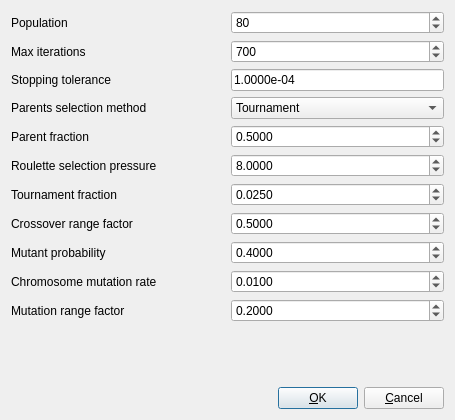
<?xml version="1.0" encoding="UTF-8"?>
<ui version="4.0">
 <class>Dialog</class>
 <widget class="QDialog" name="Dialog">
  <property name="geometry">
   <rect>
    <x>0</x>
    <y>0</y>
    <width>455</width>
    <height>420</height>
   </rect>
  </property>
  <property name="windowTitle">
   <string>Genetic algorithm settings</string>
  </property>
  <layout class="QVBoxLayout" name="verticalLayout">
   <item>
    <layout class="QGridLayout" name="gridLayout">
     <item row="0" column="0">
      <widget class="QLabel" name="label">
       <property name="toolTip">
        <string>&lt;html&gt;&lt;head/&gt;&lt;body&gt;&lt;p&gt;Number of candidate designs in pool&lt;/p&gt;&lt;/body&gt;&lt;/html&gt;</string>
       </property>
       <property name="text">
        <string>Population</string>
       </property>
      </widget>
     </item>
     <item row="0" column="1">
      <widget class="QSpinBox" name="populationBox">
       <property name="minimum">
        <number>1</number>
       </property>
       <property name="maximum">
        <number>1000</number>
       </property>
       <property name="value">
        <number>80</number>
       </property>
      </widget>
     </item>
     <item row="1" column="0">
      <widget class="QLabel" name="label_2">
       <property name="toolTip">
        <string>&lt;html&gt;&lt;head/&gt;&lt;body&gt;&lt;p&gt;Max number of iterations before stopping the optimization&lt;/p&gt;&lt;/body&gt;&lt;/html&gt;</string>
       </property>
       <property name="text">
        <string>Max iterations</string>
       </property>
      </widget>
     </item>
     <item row="1" column="1">
      <widget class="QSpinBox" name="maxIterationsBox">
       <property name="maximum">
        <number>10000</number>
       </property>
       <property name="value">
        <number>700</number>
       </property>
      </widget>
     </item>
     <item row="2" column="0">
      <widget class="QLabel" name="label_3">
       <property name="toolTip">
        <string>&lt;html&gt;&lt;head/&gt;&lt;body&gt;&lt;p&gt;Tolerance in max radius of particles below which the optimization is considered converged&lt;/p&gt;&lt;/body&gt;&lt;/html&gt;</string>
       </property>
       <property name="text">
        <string>Stopping tolerance</string>
       </property>
      </widget>
     </item>
     <item row="2" column="1">
      <widget class="QLineEdit" name="toleranceEdit">
       <property name="sizePolicy">
        <sizepolicy hsizetype="Preferred" vsizetype="Fixed">
         <horstretch>0</horstretch>
         <verstretch>0</verstretch>
        </sizepolicy>
       </property>
       <property name="text">
        <string>1.0000e-04</string>
       </property>
      </widget>
     </item>
     <item row="3" column="0">
      <widget class="QLabel" name="label_4">
       <property name="text">
        <string>Parents selection method</string>
       </property>
      </widget>
     </item>
     <item row="3" column="1">
      <widget class="QComboBox" name="parentsSelectionBox">
       <item>
        <property name="text">
         <string>Tournament</string>
        </property>
       </item>
       <item>
        <property name="text">
         <string>Roulette</string>
        </property>
       </item>
       <item>
        <property name="text">
         <string>Random</string>
        </property>
       </item>
      </widget>
     </item>
     <item row="4" column="0">
      <widget class="QLabel" name="label_5">
       <property name="toolTip">
        <string>&lt;html&gt;&lt;head/&gt;&lt;body&gt;&lt;p&gt;Fraction of total population selected as parents during each generation&lt;/p&gt;&lt;/body&gt;&lt;/html&gt;</string>
       </property>
       <property name="text">
        <string>Parent fraction</string>
       </property>
      </widget>
     </item>
     <item row="4" column="1">
      <widget class="QDoubleSpinBox" name="parentFractionBox">
       <property name="decimals">
        <number>4</number>
       </property>
       <property name="maximum">
        <double>1.000000000000000</double>
       </property>
       <property name="singleStep">
        <double>0.100000000000000</double>
       </property>
       <property name="value">
        <double>0.500000000000000</double>
       </property>
      </widget>
     </item>
     <item row="5" column="0">
      <widget class="QLabel" name="label_6">
       <property name="toolTip">
        <string>&lt;html&gt;&lt;head/&gt;&lt;body&gt;&lt;p&gt;Factor controlling the likelihood of the beste designs being selected as parents during the next generation&lt;/p&gt;&lt;/body&gt;&lt;/html&gt;</string>
       </property>
       <property name="text">
        <string>Roulette selection pressure</string>
       </property>
      </widget>
     </item>
     <item row="5" column="1">
      <widget class="QDoubleSpinBox" name="selectionPressureBox">
       <property name="decimals">
        <number>4</number>
       </property>
       <property name="value">
        <double>8.000000000000000</double>
       </property>
      </widget>
     </item>
     <item row="6" column="0">
      <widget class="QLabel" name="label_7">
       <property name="toolTip">
        <string>&lt;html&gt;&lt;head/&gt;&lt;body&gt;&lt;p&gt;Fraction of total population that participates in the tournament each time a parent is selected&lt;/p&gt;&lt;/body&gt;&lt;/html&gt;</string>
       </property>
       <property name="text">
        <string>Tournament fraction</string>
       </property>
      </widget>
     </item>
     <item row="6" column="1">
      <widget class="QDoubleSpinBox" name="tournamentFractionBox">
       <property name="decimals">
        <number>4</number>
       </property>
       <property name="maximum">
        <double>1.000000000000000</double>
       </property>
       <property name="singleStep">
        <double>0.005000000000000</double>
       </property>
       <property name="value">
        <double>0.025000000000000</double>
       </property>
      </widget>
     </item>
     <item row="7" column="0">
      <widget class="QLabel" name="label_8">
       <property name="toolTip">
        <string>&lt;html&gt;&lt;head/&gt;&lt;body&gt;&lt;p&gt;If 0, crossover will result in design variables that are linear interpolations of between parents. A value &amp;gt; 0 allows extrapolation to occur.&lt;/p&gt;&lt;/body&gt;&lt;/html&gt;</string>
       </property>
       <property name="text">
        <string>Crossover range factor</string>
       </property>
      </widget>
     </item>
     <item row="7" column="1">
      <widget class="QDoubleSpinBox" name="crossoverFactorBox">
       <property name="decimals">
        <number>4</number>
       </property>
       <property name="maximum">
        <double>1.000000000000000</double>
       </property>
       <property name="singleStep">
        <double>0.100000000000000</double>
       </property>
       <property name="value">
        <double>0.500000000000000</double>
       </property>
      </widget>
     </item>
     <item row="8" column="0">
      <widget class="QLabel" name="label_9">
       <property name="toolTip">
        <string>&lt;html&gt;&lt;head/&gt;&lt;body&gt;&lt;p&gt;Probability of mutation occurring in an offspring&lt;/p&gt;&lt;/body&gt;&lt;/html&gt;</string>
       </property>
       <property name="text">
        <string>Mutant probability</string>
       </property>
      </widget>
     </item>
     <item row="8" column="1">
      <widget class="QDoubleSpinBox" name="mutantProbabilityBox">
       <property name="decimals">
        <number>4</number>
       </property>
       <property name="maximum">
        <double>1.000000000000000</double>
       </property>
       <property name="singleStep">
        <double>0.100000000000000</double>
       </property>
       <property name="value">
        <double>0.400000000000000</double>
       </property>
      </widget>
     </item>
     <item row="9" column="0">
      <widget class="QLabel" name="label_10">
       <property name="toolTip">
        <string>&lt;html&gt;&lt;head/&gt;&lt;body&gt;&lt;p&gt;The probability of mutation occurring in any given design variable of a mutant design&lt;/p&gt;&lt;/body&gt;&lt;/html&gt;</string>
       </property>
       <property name="text">
        <string>Chromosome mutation rate</string>
       </property>
      </widget>
     </item>
     <item row="9" column="1">
      <widget class="QDoubleSpinBox" name="mutationRateBox">
       <property name="decimals">
        <number>4</number>
       </property>
       <property name="maximum">
        <double>1.000000000000000</double>
       </property>
       <property name="singleStep">
        <double>0.005000000000000</double>
       </property>
       <property name="value">
        <double>0.010000000000000</double>
       </property>
      </widget>
     </item>
     <item row="10" column="0">
      <widget class="QLabel" name="label_11">
       <property name="toolTip">
        <string>&lt;html&gt;&lt;head/&gt;&lt;body&gt;&lt;p&gt;Max magnitude of mutation, as a factor of initial perturbation (for shape design variables) or allowable flap range (for flap design variables)&lt;/p&gt;&lt;/body&gt;&lt;/html&gt;</string>
       </property>
       <property name="text">
        <string>Mutation range factor</string>
       </property>
      </widget>
     </item>
     <item row="10" column="1">
      <widget class="QDoubleSpinBox" name="mutationFactorBox">
       <property name="decimals">
        <number>4</number>
       </property>
       <property name="singleStep">
        <double>0.100000000000000</double>
       </property>
       <property name="value">
        <double>0.200000000000000</double>
       </property>
      </widget>
     </item>
    </layout>
   </item>
   <item>
    <spacer name="verticalSpacer">
     <property name="orientation">
      <enum>Qt::Vertical</enum>
     </property>
     <property name="sizeHint" stdset="0">
      <size>
       <width>20</width>
       <height>40</height>
      </size>
     </property>
    </spacer>
   </item>
   <item>
    <layout class="QHBoxLayout" name="horizontalLayout">
     <item>
      <spacer name="horizontalSpacer">
       <property name="orientation">
        <enum>Qt::Horizontal</enum>
       </property>
       <property name="sizeHint" stdset="0">
        <size>
         <width>40</width>
         <height>20</height>
        </size>
       </property>
      </spacer>
     </item>
     <item>
      <widget class="QPushButton" name="okButton">
       <property name="text">
        <string>&amp;OK</string>
       </property>
       <property name="autoDefault">
        <bool>false</bool>
       </property>
       <property name="default">
        <bool>true</bool>
       </property>
      </widget>
     </item>
     <item>
      <widget class="QPushButton" name="cancelButton">
       <property name="text">
        <string>&amp;Cancel</string>
       </property>
       <property name="autoDefault">
        <bool>false</bool>
       </property>
       <property name="default">
        <bool>false</bool>
       </property>
      </widget>
     </item>
    </layout>
   </item>
  </layout>
 </widget>
 <resources/>
 <connections>
  <connection>
   <sender>okButton</sender>
   <signal>clicked()</signal>
   <receiver>Dialog</receiver>
   <slot>accept()</slot>
   <hints>
    <hint type="sourcelabel">
     <x>316</x>
     <y>449</y>
    </hint>
    <hint type="destinationlabel">
     <x>298</x>
     <y>296</y>
    </hint>
   </hints>
  </connection>
  <connection>
   <sender>cancelButton</sender>
   <signal>clicked()</signal>
   <receiver>Dialog</receiver>
   <slot>reject()</slot>
   <hints>
    <hint type="sourcelabel">
     <x>407</x>
     <y>449</y>
    </hint>
    <hint type="destinationlabel">
     <x>298</x>
     <y>296</y>
    </hint>
   </hints>
  </connection>
 </connections>
</ui>
